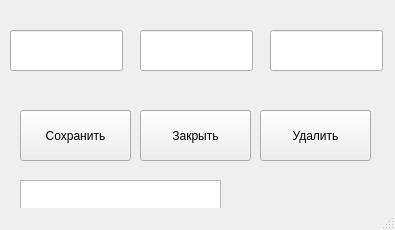
<?xml version="1.0" encoding="UTF-8"?>
<ui version="4.0">
 <class>MainWindow_3</class>
 <widget class="QMainWindow" name="MainWindow_3">
  <property name="geometry">
   <rect>
    <x>0</x>
    <y>0</y>
    <width>395</width>
    <height>230</height>
   </rect>
  </property>
  <property name="windowTitle">
   <string>Редактирование контакта</string>
  </property>
  <widget class="QWidget" name="centralwidget">
   <widget class="QLineEdit" name="lineEdit_2">
    <property name="geometry">
     <rect>
      <x>10</x>
      <y>30</y>
      <width>113</width>
      <height>41</height>
     </rect>
    </property>
   </widget>
   <widget class="QLineEdit" name="lineEdit_3">
    <property name="geometry">
     <rect>
      <x>140</x>
      <y>30</y>
      <width>113</width>
      <height>41</height>
     </rect>
    </property>
   </widget>
   <widget class="QLineEdit" name="lineEdit_4">
    <property name="geometry">
     <rect>
      <x>270</x>
      <y>30</y>
      <width>113</width>
      <height>41</height>
     </rect>
    </property>
   </widget>
   <widget class="QPushButton" name="pushButton_save">
    <property name="geometry">
     <rect>
      <x>20</x>
      <y>110</y>
      <width>111</width>
      <height>51</height>
     </rect>
    </property>
    <property name="text">
     <string>Сохранить</string>
    </property>
   </widget>
   <widget class="QPushButton" name="pushButton_close">
    <property name="geometry">
     <rect>
      <x>140</x>
      <y>110</y>
      <width>111</width>
      <height>51</height>
     </rect>
    </property>
    <property name="text">
     <string>Закрыть</string>
    </property>
   </widget>
   <widget class="QPushButton" name="pushButton_erase">
    <property name="geometry">
     <rect>
      <x>260</x>
      <y>110</y>
      <width>111</width>
      <height>51</height>
     </rect>
    </property>
    <property name="text">
     <string>Удалить</string>
    </property>
   </widget>
   <widget class="QTextEdit" name="textEdit">
    <property name="geometry">
     <rect>
      <x>20</x>
      <y>180</y>
      <width>201</width>
      <height>31</height>
     </rect>
    </property>
    <property name="mouseTracking">
     <bool>false</bool>
    </property>
    <property name="readOnly">
     <bool>true</bool>
    </property>
   </widget>
  </widget>
  <widget class="QStatusBar" name="statusbar"/>
 </widget>
 <resources/>
 <connections/>
</ui>
